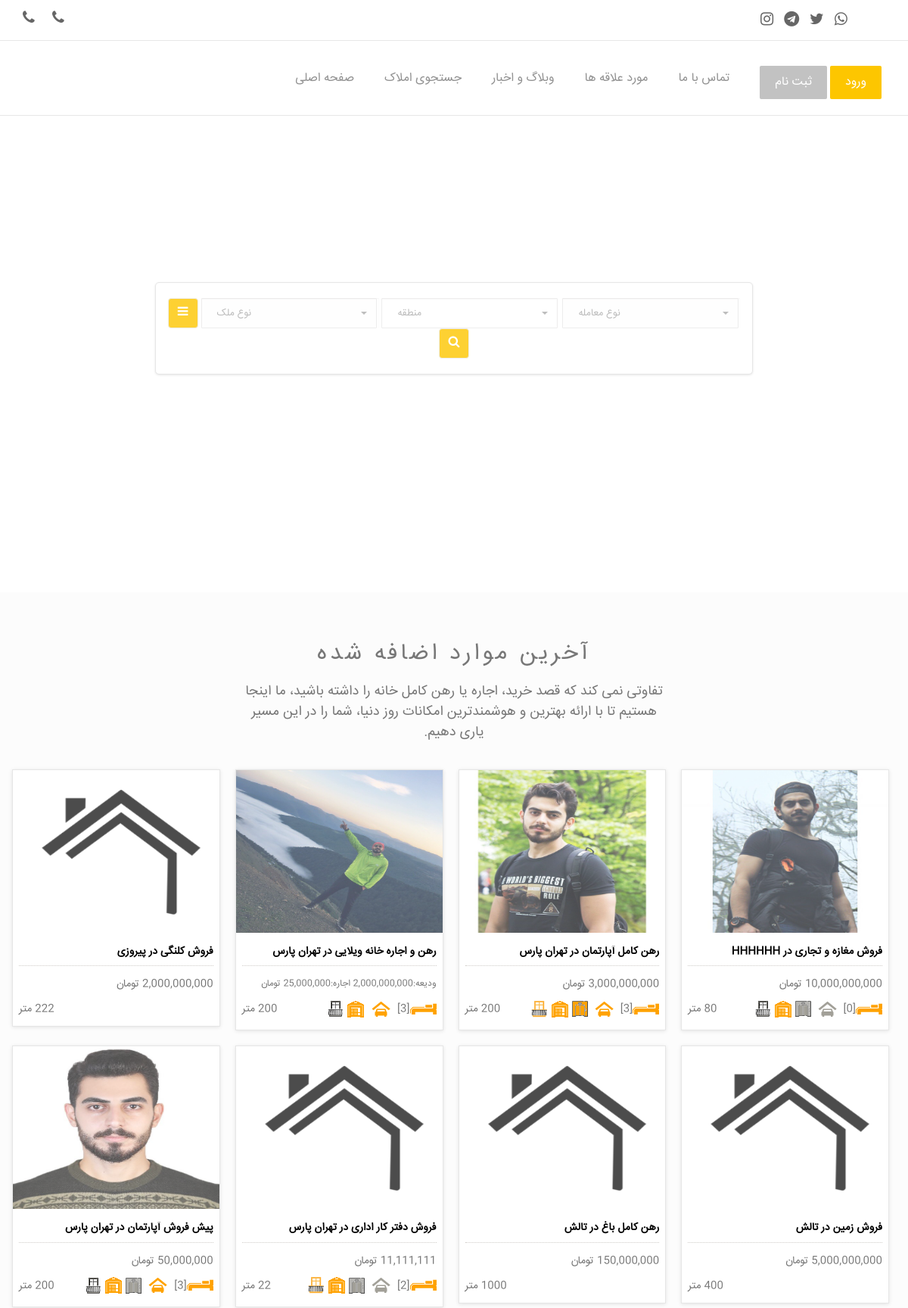
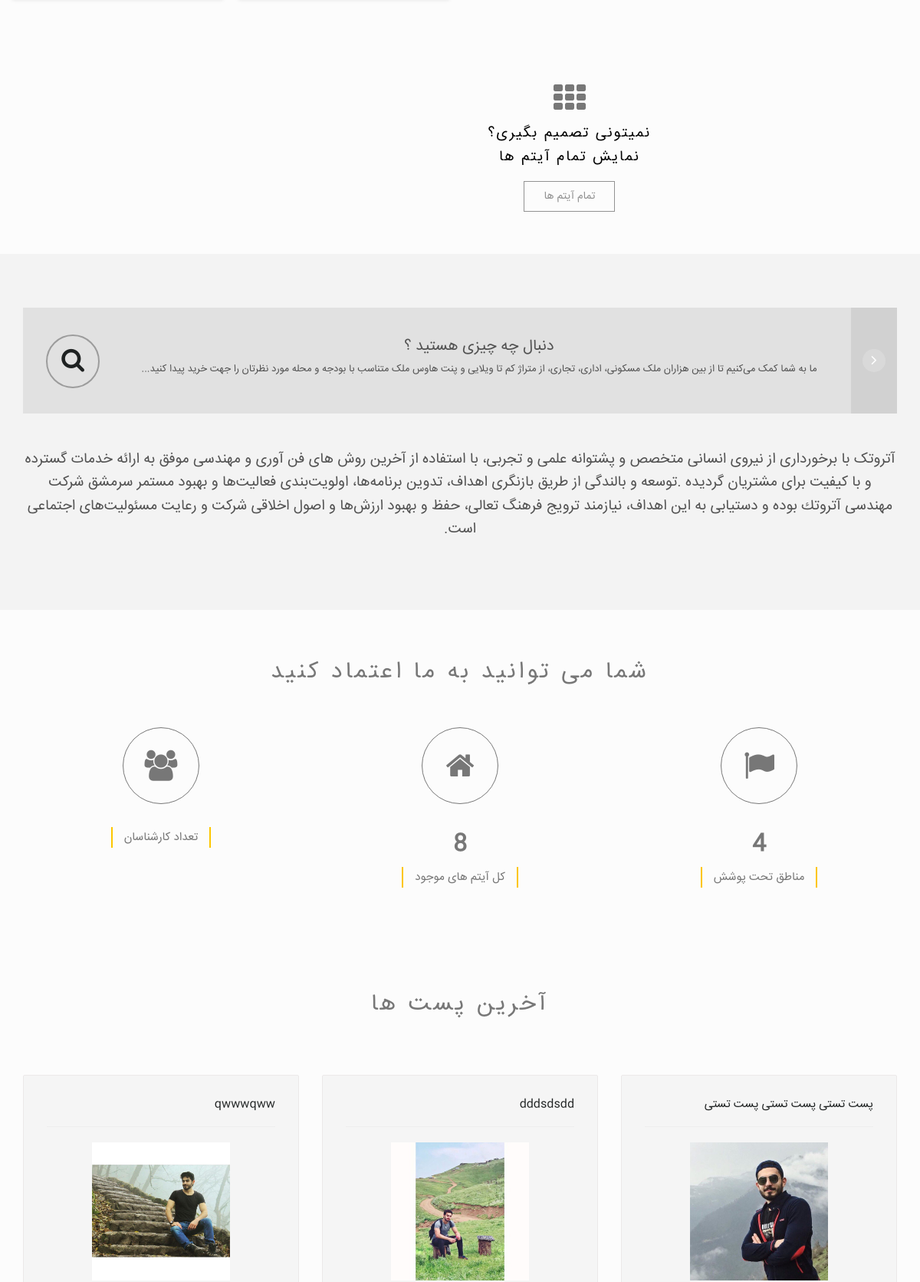
The page / (upper part) on the database its author committed (2 pictures, top to bottom).
### app/models.py (models this page shows, shortened)
class Item(models.Model):
    available = models.BooleanField(default=True, verbose_name = "موجود" )
    CHOICES1 = ( ('رهن و اجاره','رهن و اجاره'), ('رهن کامل','رهن کامل'), ('فروش','فروش'), ('پیش فروش','پیش فروش') )
    buy_status = models.CharField(max_length=30,choices=CHOICES1,verbose_name = "نوع معامله")
    CHOICES2 = ( ('آپارتمان','آپارتمان'), ('خانه ویلایی','خانه ویلایی'), ('زمین','زمین'), ('مغازه و تجاری','مغازه و تجاری'), ('دفتر کار اداری','دفتر کار اداری'), ('کلنگی','کلنگی'), ('ویلا','ویلا'), ('باغ','باغ') )
    estate_status = models.CharField(max_length=30,choices=CHOICES2,verbose_name = "نوع ملک")
    area_size = models.IntegerField(null=True,blank=True, verbose_name = "متراژ (متر)")
    room_qty = models.IntegerField(null=True,blank=True, verbose_name = "تعداد اتاق")
    building_age = models.IntegerField(null=True,blank=True, verbose_name = "سن بنا (سال)")
    parking = models.BooleanField(default=False, verbose_name = "پارکینگ" )
    storage_room = models.BooleanField(default=False, verbose_name = "انباری" )
    elevator = models.BooleanField(default=False, verbose_name = "آسانسور" )
    balcony = models.BooleanField(default=False, verbose_name = "بالکن" )
    deposit = models.IntegerField(null=True,blank=True, default='0', verbose_name = "ودیعه (تومان)")
    rent = models.IntegerField(null=True,blank=True, default='0', verbose_name = "اجاره (تومان)")
    price = models.IntegerField(null=True,blank=True, default='0', verbose_name = "قیمت فروش (تومان)")
    area = models.ForeignKey(Area, on_delete=models.CASCADE,verbose_name = "منطقه")
    additional_information = models.TextField(max_length=2000,null=True, blank=True,verbose_name = "اطلاعات تکمیلی")
    date = models.DateField(auto_now_add=True, verbose_name = "تاریخ آگهی")
    image = models.ImageField(upload_to='media', default='media/Default.png', null=True, blank=True, verbose_name = "تصویر")
    video_link = models.URLField(max_length=500, null=True, blank=True, verbose_name = "لینک ویدئو")
    class Meta:
        verbose_name = "ملک"
        verbose_name_plural = "املاک"
    def __str__(self):
        return str(self.buy_status +" "+ self.estate_status +" در "+ self.area.name )
    def get_absolute_url(self):
        return reverse('app:items_detail',args=[self.id])

class Area(models.Model):
    name = models.CharField(max_length=200, unique=True, verbose_name = "نام")
    class Meta:
        verbose_name = "منطقه"
        verbose_name_plural = "مناطق"
    def __str__(self):
        return str(self.name)

### blogApp/models.py (models this page shows, shortened)
class Post(models.Model):
    title = models.CharField(max_length=255, verbose_name="عنوان")
    slug = models.SlugField(max_length=255, null=True, blank=True, verbose_name="نشانی پیوند (link)")
    author = models.ForeignKey(User, on_delete=models.CASCADE, verbose_name="نویسنده")
    img = models.ImageField(upload_to='blog', null=True, verbose_name="تصویر")
    body = RichTextField(blank=False, null=True, verbose_name="متن")
    comments = models.ManyToManyField(PostComment, blank=True, verbose_name="نظرات")
    post_date = models.DateTimeField(auto_now_add=True)
    category = models.ForeignKey(Categories, null=True, on_delete=models.PROTECT, related_name='category_set', verbose_name="دسته بندی")
    def j_post_date(self):
        return jalali_converter(self.post_date)
    class Meta:
      verbose_name = "پست"
      verbose_name_plural = "پست ها"

### app/views.py (the view)
# urls.py: path('', views.index, name='home'),
def index(request):
    logo = Setting.get('لوگو', default='django-extra-settings')
    latestpost_list = Post.objects.all().order_by('-post_date')[:3]
    img = models.Slider.objects.all()
    item_img = models.ItemImage.objects.all()
    items = models.Item.objects.filter(available=True).order_by("-date")[:11]
    all_items_count = models.Item.objects.filter(available=True).count()
    all_area_count = models.Area.objects.all().count()
    areas = models.Area.objects.all()
    fav = models.Fav.objects.all()
    context = {'img':img, 'items':items, 'item_img':item_img, 'areas':areas, 'fav':fav, 'latestpost_list':latestpost_list, 'all_items_count':all_items_count, 'all_area_count':all_area_count,'logo':logo}
    context['segment'] = 'index'
    html_template = loader.get_template( 'index.html' )
    return HttpResponse(html_template.render(context, request))

### templates/index.html (shortened to what this page needs)
{% extends "base.html" %}
{% load extra_settings %}
{% load static %}
{% load humanize %}
{% block content %}
<div class="slider-area">
    <div class="slider-content">
        <div class="row">
            <div class="col-lg-8 col-lg-offset-2 col-md-10 col-md-offset-1 col-sm-12">
                <p> {% get_setting 'متن زیر عنوان' default='django-extra-settings' %} </p>
                <div class="search-form wow pulse" data-wow-delay="0.8s">
                    <form action="{% url 'app:search' %}" method="post" class="form-inline">
                        <button class="btn  toggle-btn" type="button"><i class="fa fa-bars"></i></button>
                        <div class="form-group">
                        </div>
                        <div class="form-group">
                        </div>
                        <div class="form-group">
                        </div>
                        <button class="btn search-btn" type="submit"><i class="fa fa-search"></i></button>
                    </form>
                </div>
            </div>
        </div>
    </div>
</div>
<div class="content-area home-area-1 recent-property" style="background-color: #FCFCFC; padding-bottom: 55px;">
    <div class="container">
        <div class="row">
            <div class="col-md-10 col-md-offset-1 col-sm-12 text-center page-title" dir="rtl">
                <h2> آخرین موارد اضافه شده </h2>
                <p> تفاوتی نمی کند که قصد خرید، اجاره یا رهن کامل خانه را داشته باشید، ما اینجا هستیم تا با ارائه بهترین و هوشمندترین امکانات روز دنیا، شما را در این مسیر یاری دهیم. </p>
            </div>
        </div>
        <div class="row">
            <div class="proerty-th">
              {% for Item in items %}
                <div class="col-sm-6 col-md-3 p0">
                  <div class="box-two proerty-item">
                      <div class="item-thumb">
                          <a href="{{ Item.get_absolute_url }}" ><img src="{{ Item.image.url }}"></a>
                      </div>
                      <div class="item-entry overflow" dir="rtl">
                          <h6><a href="{{ Item.get_absolute_url }}"> {{ Item }} </a></h6>
                          <div class="dot-hr"></div>
                          <span class="proerty-price pull-right">
                            {% if Item.buy_status == 'فروش' %}
                             <span class="proerty-price pull-right"> {{ Item.price|floatformat:0|intcomma:False }} تومان </span>
                             {% elif Item.buy_status == 'رهن کامل' %}
                              <span class="proerty-price pull-right"> {{ Item.deposit|floatformat:0|intcomma:False }} تومان </span>
                              {% elif Item.buy_status == 'پیش فروش' %}
                               <span class="proerty-price pull-right"> {{ Item.price|floatformat:0|intcomma:False }} تومان </span>
                            {% elif Item.buy_status == 'رهن و اجاره' %}
                              <small> <span class="proerty-price pull-right"> ودیعه:{{ Item.deposit|floatformat:0|intcomma:False }} اجاره:{{ Item.rent|floatformat:0|intcomma:False }} تومان</span> </small>
                            {% endif %}
                          </span>
                          <div class="property-icon">
                              {% if Item.estate_status == "آپارتمان"  or Item.estate_status == "مغازه و تجاری" or Item.estate_status == "دفتر کار اداری" or Item.estate_status == "خانه ویلایی" or Item.estate_status == "ویلا" %}
                                <img src="{% static 'assets/img/icon/bed-orange.png' %}">[{{ Item.room_qty }}]
                              {% endif %}
                              {% if Item.estate_status == "آپارتمان"  or Item.estate_status == "مغازه و تجاری" or Item.estate_status == "دفتر کار اداری" or Item.estate_status == "خانه ویلایی" or Item.estate_status == "ویلا" %}
                                  {% if Item.parking %}
                                    <img src="{% static 'assets/img/icon/cars-orange.png' %}">
                                  {% else %}
                                    <img src="{% static 'assets/img/icon/cars.png' %}">
                                  {% endif %}
                              {% endif %}
                              {% if Item.estate_status == "آپارتمان"  or Item.estate_status == "مغازه و تجاری" or Item.estate_status == "دفتر کار اداری" %}
                                  {% if Item.elevator %}
                                    <img src="{% static 'assets/img/icon/elevator-orange.png' %}">
                                  {% else %}
                                    <img src="{% static 'assets/img/icon/elevator.png' %}">
                                  {% endif %}
                              {% endif %}
                              {% if Item.estate_status == "آپارتمان"  or Item.estate_status == "مغازه و تجاری" or Item.estate_status == "دفتر کار اداری" or Item.estate_status == "خانه ویلایی" or Item.estate_status == "ویلا" %}
                                  {% if Item.storage_room %}
                                    <img src="{% static 'assets/img/icon/warehouse-orange.png' %}">
                                  {% else %}
                                    <img src="{% static 'assets/img/icon/warehouse.png' %}">
                                  {% endif %}
                              {% endif %}
                              {% if Item.estate_status == "آپارتمان"  or Item.estate_status == "مغازه و تجاری" or Item.estate_status == "دفتر کار اداری" or Item.estate_status == "خانه ویلایی" or Item.estate_status == "ویلا" %}
                                  {% if Item.balcony %}
                                    <img src="{% static 'assets/img/icon/balcony-orange.png' %}">
                                  {% else %}
                                    <img src="{% static 'assets/img/icon/balcony.png' %}">
                                  {% endif %}
                              {% endif %}
                              <span class="pull-left"> {{ Item.area_size }} متر  </span>
                          </div>
                      </div>
                  </div>
                </div>
                {% endfor %}
                <div class="col-sm-6 col-md-3 p0">
                    <div class="box-tree more-proerty text-center">
                        <div class="item-tree-icon">
                            <i class="fa fa-th"></i>
                        </div>
                        <div class="more-entry overflow">
                            <h5><a href="{% url 'app:items' %}" > نمیتونی تصمیم بگیری؟ </a></h5>
                            <h5 class="tree-sub-ttl"><a href="{% url 'app:items' %}" >  نمایش تمام آیتم ها </a> </h5>
                            <button class="btn border-btn more-black" value="All properties" onclick="window.location.replace('{% url 'app:items' %}')" > تمام آیتم ها </button>
                        </div>
                    </div>
                </div>
            </div>
        </div>
    </div>
</div>
<div class="boy-sale-area">
    <div class="container" dir="rtl">
        <div class="row">
            <div class="col-md-12 col-sm-10 col-sm-offset-1 col-md-offset-0 col-xs-12">
              <a href="{% url 'app:items' %}">
                <div class="asks-first">
                    <div class="asks-first-circle">
                        <span class="fa fa-search"></span>
                    </div>
                    <div class="asks-first-info">
                        <h2 class="asks-call"> دنبال چه چیزی هستید ؟ </h2>
                        <p class="asks-call"> ما به شما کمک می‌کنیم تا از بین هزاران ملک مسکونی، اداری، تجاری، از متراژ کم تا ویلایی و پنت هاوس ملک متناسب با بودجه و محله مورد نظرتان را جهت خرید پیدا کنید... </p>
                    </div>
                    <div class="asks-first-arrow">
                        <a href="{% url 'app:items' %}"><span class="fa fa-angle-right"></span></a>
                    </div>
                </div>
              </a>
            </div>
            <div class="col-xs-12">
                <p class="asks-call">
                  آتروتک با برخوردارى از نيروى انسانى متخصص و پشتوانه علمى و تجربى، با استفاده از آخرين روش هاى فن آورى و مهندسى موفق به ارائه خدمات گسترده و با كيفيت براى مشتريان گرديده .توسعه و بالندگی از طریق بازنگری اهداف، تدوین برنامه‌ها، اولویت‌بندی فعالیت‌ها و بهبود مستمر سرمشق شرکت مهندسى آتروتك بوده و دستیابی به این اهداف، نیازمند ترویج فرهنگ تعالی، حفظ و بهبود ارزش‌ها و اصول اخلاقی شركت و رعایت مسئولیت‌های اجتماعی است.
                </p>
            </div>
        </div>
    </div>
</div>
<div class="count-area">
    <div class="container">
        <div class="row">
            <div class="col-md-10 col-md-offset-1 col-sm-12 text-center page-title">
                <h2> شما می توانید به ما اعتماد کنید  </h2>
            </div>
        </div>
        <div class="row">
            <div class="col-md-12 col-xs-12 percent-blocks m-main" data-waypoint-scroll="true">
                <div class="row">
                    <div class="col-sm-4 col-xs-6">
                        <div class="count-item">
                            <div class="count-item-circle">
                                <span class="fa fa-users"></span>
                            </div>
                            <div class="chart">
                                <h5>تعداد کارشناسان</h5>
                            </div>
                        </div>
                    </div>
                    <div class="col-sm-4 col-xs-6">
                        <div class="count-item">
                            <div class="count-item-circle">
                                <span class="fa fa-home"></span>
                            </div>
                            <div class="chart">
                                <h2 class="percent">{{all_items_count}}</h2>
                                <h5>کل آیتم های موجود</h5>
                            </div>
                        </div>
                    </div>
                    <div class="col-sm-4 col-xs-6">
                        <div class="count-item">
                            <div class="count-item-circle">
                                <span class="fa fa-flag"></span>
                            </div>
                            <div class="chart">
                                <h2 class="percent">{{all_area_count}}</h2>
                                <h5>مناطق تحت پوشش</h5>
                            </div>
                        </div>
                    </div>
                </div>
            </div>
        </div>
    </div>
</div>
<div class="testimonial-area recent-property" style="background-color: #FCFCFC; padding-bottom: 15px;">
    <div class="container">
        <div class="row">
            <div class="col-md-10 col-md-offset-1 col-sm-12 text-center page-title">
                <h2> آخرین پست ها </h2>
            </div>
        </div>
        <div class="row">
            <div class="row testimonial">
                <div class="col-md-12">
                    <div id="testimonial-slider">
                       {% for post in latestpost_list %}
                        <div class="item">
                            <div class="client-text" dir="rtl">
                               <a href="{% url 'blog-detail' post.slug %}"> <h4> {{ post.title }} </h4> </a> <hr>
                               <div align="center"><a href="{% url 'blog-detail' post.slug %}"> <img style="max-height:180px;" src="{{post.img.url}}"> </a></div>
                            </div>
                        </div>
                       {% endfor %}
                    </div>
                </div>
            </div>
        </div>
    </div>
</div>
{% endblock content %}

### rows shown on the page
Item: image (placeholder picture), buy_status+estate_status+area "فروش کلنگی در پیروزی", price "2,000,000,000"
Item: image (picture), buy_status+estate_status+area "رهن و اجاره خانه ویلایی در تهران پارس", room_qty "3", parking True (drawn), storage_room True (drawn), balcony False (drawn), area_size "200"
Item: image (picture), buy_status+estate_status+area "رهن کامل آپارتمان در تهران پارس", room_qty "3", parking True (drawn), elevator True (drawn), storage_room True (drawn), balcony True (drawn), area_size "200"
Item: image (picture), buy_status+estate_status+area "فروش مغازه و تجاری در HHHHHH", room_qty "0", parking False (drawn), elevator False (drawn), storage_room True (drawn), balcony False (drawn)
Item: image (picture), buy_status+estate_status+area "پیش فروش آپارتمان در تهران پارس", room_qty "3", parking True (drawn), elevator False (drawn), storage_room True (drawn), balcony False (drawn)
Item: image (placeholder picture), buy_status+estate_status+area "فروش دفتر کار اداری در تهران پارس", room_qty "2", parking False (drawn), elevator False (drawn), storage_room True (drawn), balcony True (drawn), area_size "22"
Item: image (placeholder picture), buy_status+estate_status+area "رهن کامل باغ در تالش", area_size "1000"
Item: image (placeholder picture), buy_status+estate_status+area "فروش زمین در تالش"
Post: title "qwwwqww", img (picture)
Post: title "dddsdsdd", img (picture)
Post: title "پست تستی پست تستی پست تستی", img (picture)

### other values the page prints
{{ all_items_count }} "8"
{{ all_area_count }} "4"
